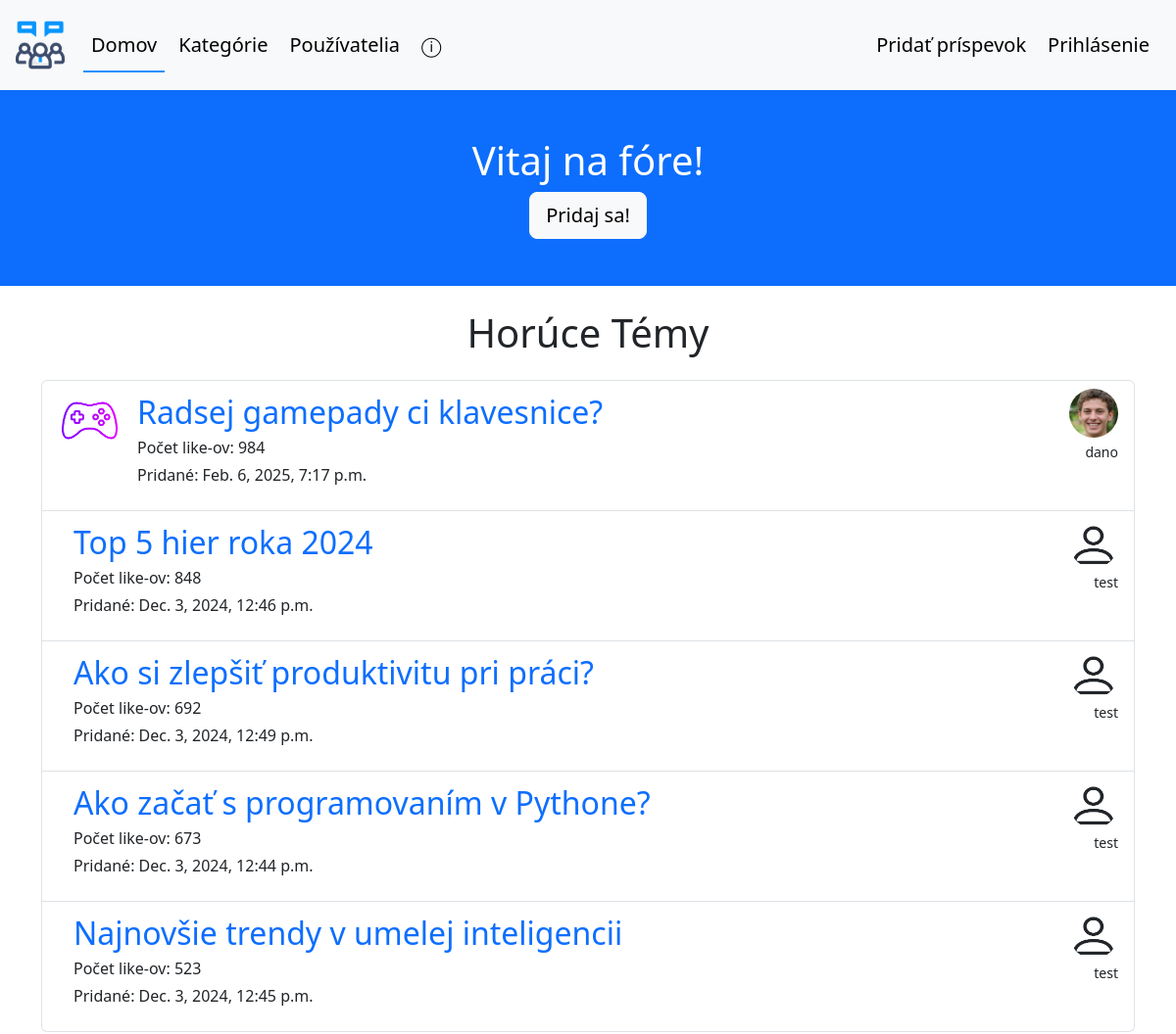
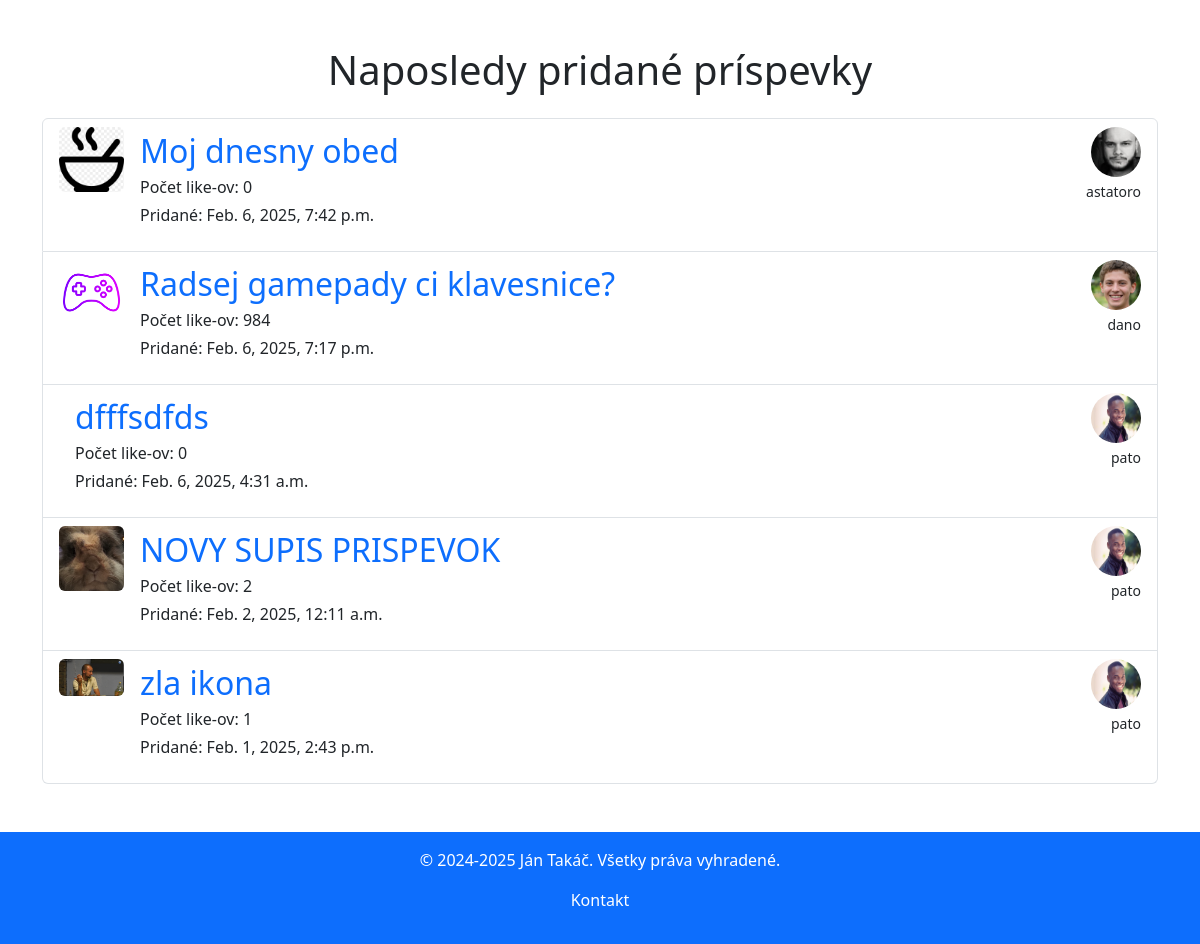
Before: / with the older database file (2 pictures, top to bottom).
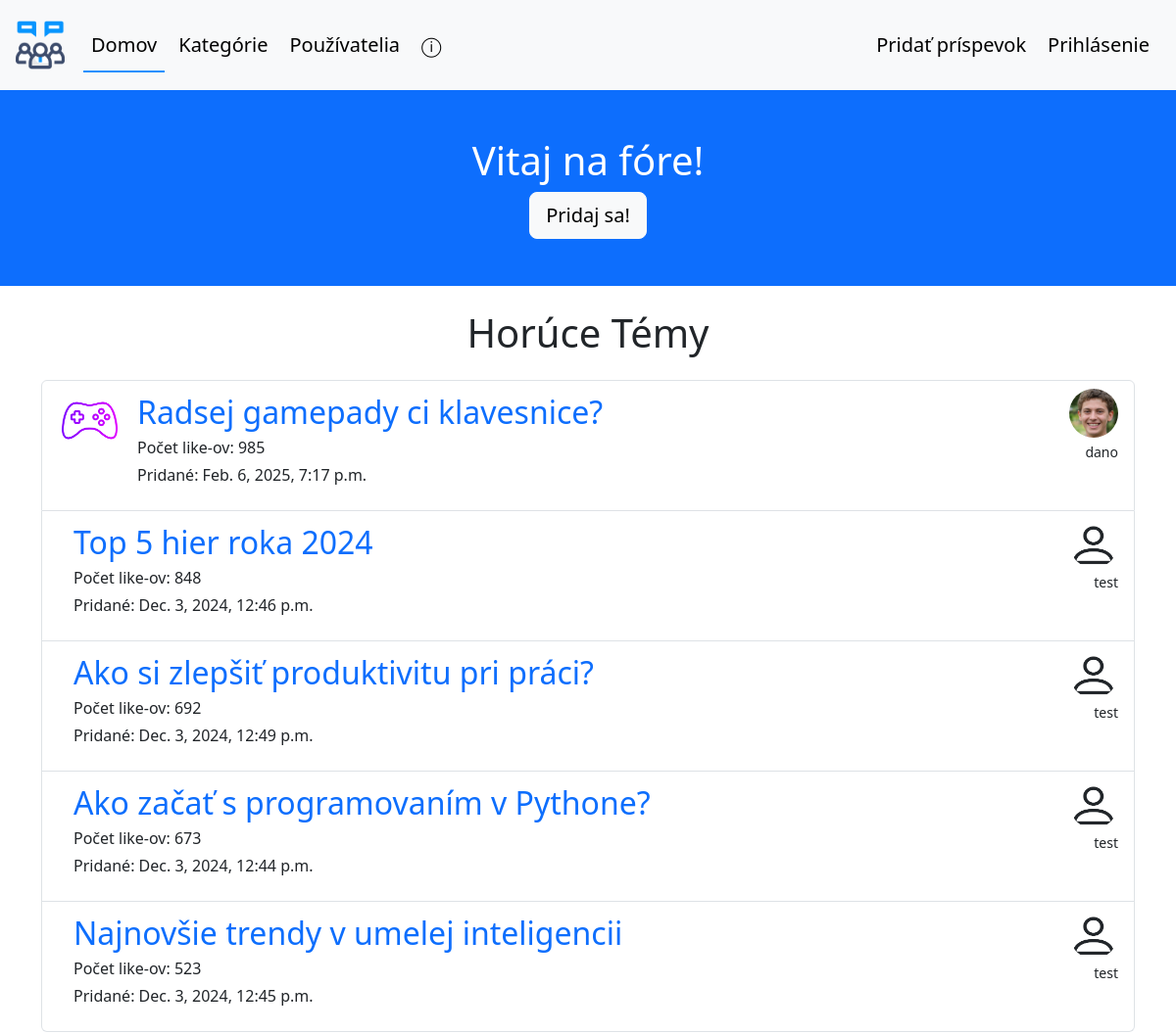
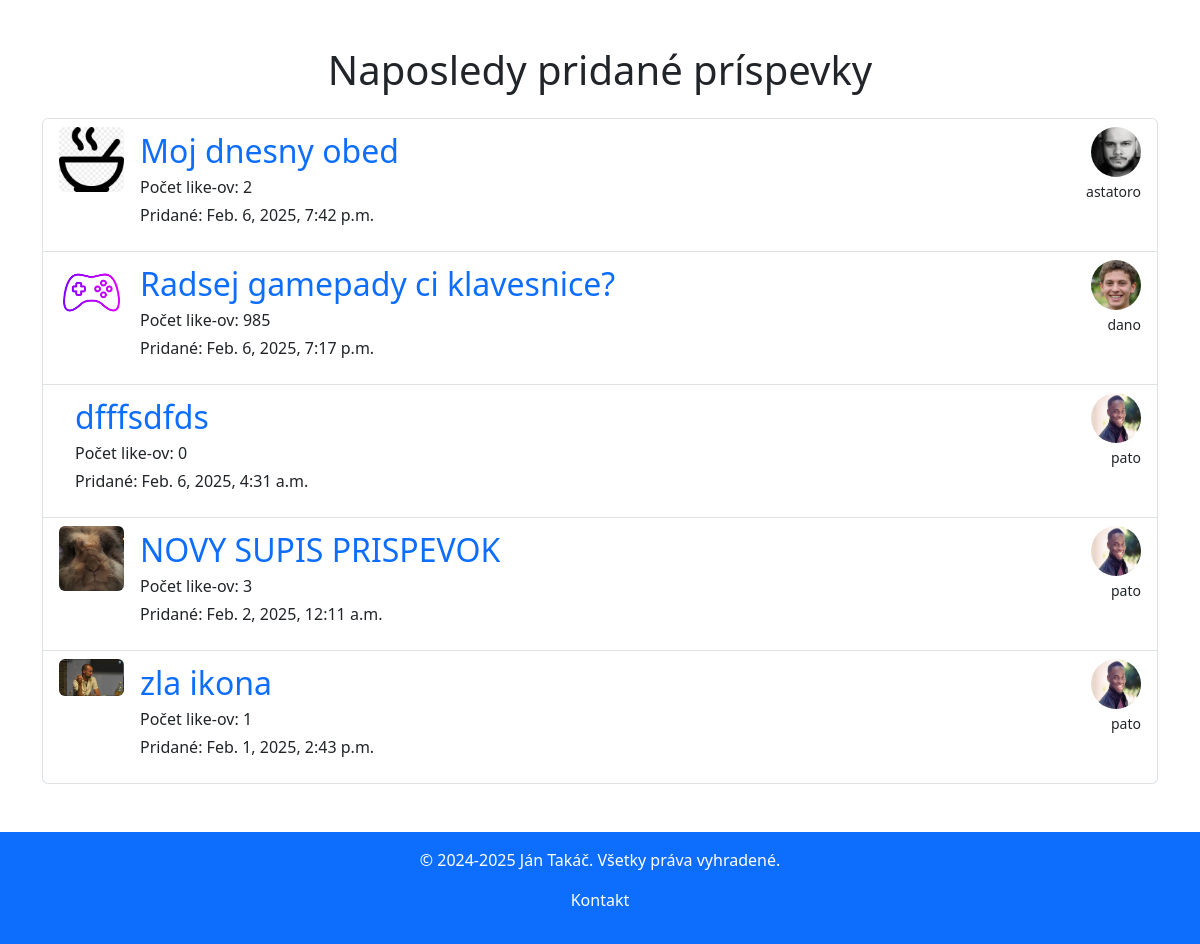
After: the same page with the newer database file (2 pictures, top to bottom).
### forum/models.py (models this page shows, shortened)
class Post(models.Model):
    title = models.CharField(max_length=255)
    created_at = models.DateTimeField(auto_now_add=True)
    created_by = models.ForeignKey(User, on_delete=models.CASCADE)
    like_count = models.PositiveIntegerField(default=0)
    content = models.TextField()
    category = models.CharField(max_length=50, default='other', null=False, blank=True)
    icon = models.ImageField(upload_to='post_pics', null=True, blank=True)
    def get_absolute_url(self):
        return reverse('forum:post_detail', args=[str(self.id)])

class Profile(models.Model):
    user = models.OneToOneField(User, on_delete=models.CASCADE, related_name='profile')
    image = models.ImageField(default='pf_pics/default.png', upload_to='pf_pics', null=False, blank=True)
    country = models.CharField(max_length=50, null=True, blank=True)
    bio = models.TextField(max_length=150, null=True, blank=True)

### forum/views.py (the view)
# urls.py: path('', views.index_view, name='index'),
def index_view(request):
    most_liked_posts = Post.objects.all().order_by('-like_count')[:5]
    most_liked_profiles = [Profile.objects.get(user_id=post.created_by_id) for post in most_liked_posts]
    most_liked_tuples = list(zip(most_liked_posts, most_liked_profiles))
    most_recent_posts = Post.objects.all().order_by('-created_at')[:5]
    most_recent_profiles = [Profile.objects.get(user_id=post.created_by_id) for post in most_recent_posts]
    most_recent_tuples = list(zip(most_recent_posts, most_recent_profiles))
    return render(request, 'forum/index.html', {
        'most_liked_tuples': most_liked_tuples,
        'most_recent_tuples': most_recent_tuples,
    })

### forum/templates/forum/index.html (shortened to what this page needs)
{% extends 'forum/base.html' %}
{% block home_active %}active{% endblock %}
{% block content %}
<div class="container-fluid bg-primary text-white text-center py-5">
    {% if user.is_authenticated %}
        <h1>Vitaj späť {{ user.username }}!</h1>
    {% else %}
        <h1>Vitaj na fóre!</h1>
        <a href="{% url 'forum:register' %}" class="btn btn-light btn-lg">Pridaj sa!</a>
    {% endif %}
</div>
<div class="container">
    {% include 'forum/partials/filtered_posts_list.html' with title="Horúce Témy" posts_profiles=most_liked_tuples%}
    {% include 'forum/partials/filtered_posts_list.html' with title="Naposledy pridané príspevky" posts_profiles=most_recent_tuples %}
</div>
{% endblock %}

### forum/templates/forum/partials/filtered_posts_list.html
<div class="mt-4 my-5">
    <h1 class="text-center mb-4">{{ title }}</h1>
    <div class="list-group">
        {% if posts_profiles %}
            {% for post, profile in posts_profiles %}
                <li class="list-group-item list-group-item-action position-relative">
                    <div class="d-flex align-items-start h-100">
                        {% if post.icon %}
                        <div class="flex-shrink-0">
                            <img src="{{ post.icon.url }}"
                                 width="65"
                                 alt="post_icon"
                                 class="h-auto rounded">
                        </div>
                        {% endif %}
                        <div class="flex-grow-1 ms-3 overflow-hidden">
                            <a href="{{ post.get_absolute_url }}" class="fs-2 text-decoration-none">{{ post.title }}</a>
                            <p class="mb-1">Počet like-ov: {{ post.like_count }}</p>
                            <p>Pridané: {{ post.created_at }}</p>
                        </div>
                        <div class="text-end">
                            <img src="{{ profile.image.url }}"
                                 width="50"
                                 height="50"
                                 alt="last_created_by"
                                 class="rounded-circle">
                            <p class="mt-1 mb-0 small">{{ profile.user.username }}</p>
                        </div>
                    </div>
                </li>
            {% endfor %}
        {% else %}
            <p>Žiaden príspevok nespadá do vybratej kategórie</p>
        {% endif %}
    </div>
</div>

Changed rows visible on the page:
changed Post "Radsej gamepady ci klavesnice?": like_count "984" → "985"
changed Post "Moj dnesny obed": like_count "0" → "2"
changed Post "NOVY SUPIS PRISPEVOK": like_count "2" → "3"
